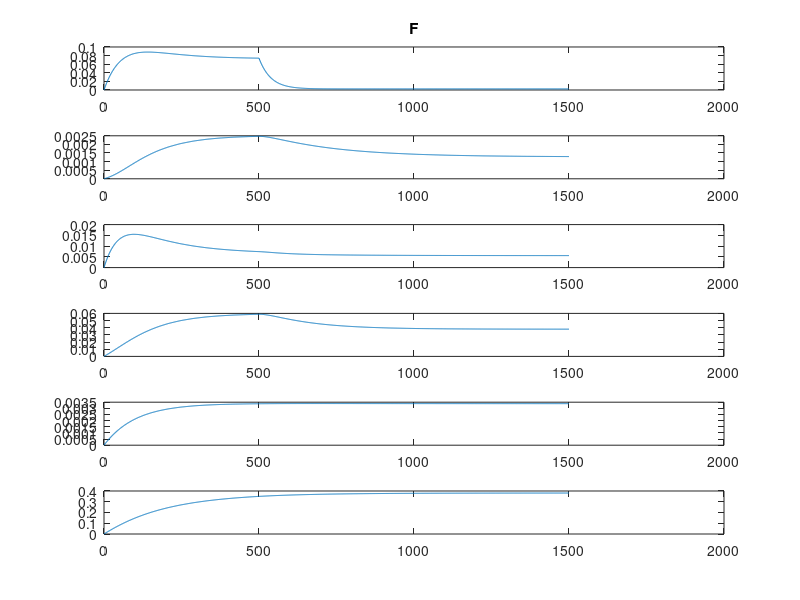

This chart was generated by the following MATLAB code: (Note: this script raises an error after producing the figure.)
%% Code generating Figures 2C, 2D, 2E

% Cleaning 
clear all, close all, clc;

% Maximum input-current values (C,D,E respectively) 
IMaxVals = [1.1 1.8 1.8];

% Initial conditions (C,D,E respectively) 
IC_C = [0.0, 0.0, 0.0, 0.0, 0.0, 0.0];
IC_D = [0.050, 0.00, 0.062, 0.046, 0.035, 0.35];
IC_E = [0.005, 0.00, 0.052, 0.03, 0.08, 0.35];
ICVals = [IC_C; IC_D; IC_E];



for i = 1:length(IMaxVals)      % For each input current values...

    
    %% External inputs (as a vector)  
    I1fun = @(t) (t<=500).*IMaxVals(i);
    I = @(t) [I1fun(t); 0*t; 0*t; 0*t; 0*t; 0*t];       %Applied current (only) in V1
    
    %% Connectivity matrices
    W = [... %V1E  PPCE     PFCE         V1I     PPCI     PFCI
             1.0,   11.22,  1.29,       -2.3,    0,     0;...    % V1E
             4.57,  1.0,    10.57,       0,     -1.8,   0;...    % PPCE
             0.72,  9.87,   1.0,         0,      0,    -1.9;...  % PFCE

             2.0,    0,      0,          0.5,    0,     0;...    % V1I
             0,      2.0,    0,          0,      0.5,   0;...    % PPCI
             0,      0,      2.0,        0,      0,     0.5;     % PFCI
    ];
    
    %% Gain functions excitatory & inhibitory parts
    mu1E= 3;  nu1E =2.0;
    mu2E= 2;  nu2E =4.0;
    mu3E= 2;  nu3E =2.0;
    mu1I= 2;  nu1I =0.3;
    mu2I= 2;  nu2I =0.3;
    mu3I= 2;  nu3I =0.3;
    
    % Firing rate function
    fr = @(v,mu,nu) 1/(1+exp(-mu*(v-nu)));       
    S = @(v) [ fr(v(1),mu1E,nu1E);  fr(v(2),mu2E,nu2E); fr(v(3),mu3E,nu3E); fr(v(4),mu1E,nu1E); fr(v(5),mu2E,nu2E); fr(v(6),mu3E,nu3E)]; 

    %% Time constants
    tauE = [30; 66.6;  38]; 
    tauI = [10; 10;  10];
    tau = [tauE; tauI];

    %% Decay constants
    betaE = [0.8; 0.3; 0.8]; 
    betaI = [0.07; 0.1; 0.07];
    beta = [betaE; betaI];

    %% Right-hand side
    F = @(t,u)(-beta.*u + S(W*u + I(t)))./tau;

    %% Time step
    tSpan = [0:1:1500];
    [t,U] = ode23s(F,tSpan, ICVals(i,:));

    %% Plot trajectory
    figure, hold on;
    for subl = 1:6
       subplot(6,1,subl)
       plot(t,U(:,subl)); drawnow;
    end
    subplot(6,1,1)
        
    titles_list = ["Figure 2C"; "Figure 2D"; "Figure 2E"];
    title([titles_list(i)])
    subtitle(['IMax = ' num2str(IMaxVals(i))]);
    hold off;

end







